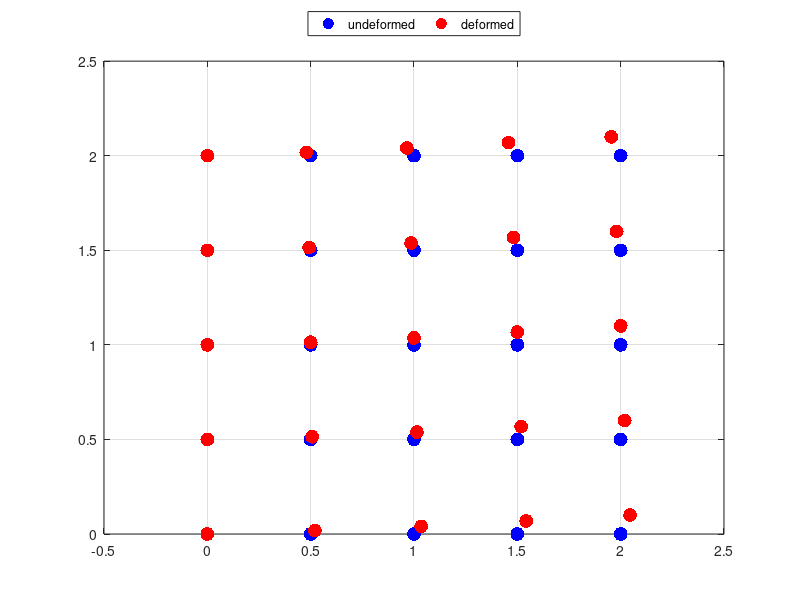

MATLAB code to generate this figure:
clc, clear, close all; 

%% NAMES OF GROUP MEMBERS
% Name 1 - Piper Morris
% Name 2 - Jay Matter

%% ABOUT
% 2D Static Solid Mechanics FEA Code

% Q4 Isoparametric Elements
%   - quadrilateral elements
%   - linear interpolation functions
%   - linear shape functions
%   - quadratic gauss quadrature

%% INPUTS

% SECTION 1:
Lx = 2; % length of geometry in the x-direction [m]
Ly = 2; % length of geometry in the y-direction [m]
Nx = 4; % number of elements in the x-direction
Ny = 4; % number of elements in the y-direction

% SECTION 2:
E_mp = 1E9; % Young's modulus (material property) [Pa]
v_mp = 0.3; % Poisson's ratio (material property)
h_ps = 0.01; % 2D plate height/thickness [m]

% SECTION 3:
DispDir = 'y'; % direction of displacement given by 'x' or 'y'
DispVal = 0.1; % value of displacement [m]

%% OUTPUTS

% K_e - 8x8 element stiffness matrices
% K_G - global (unmodified) stiffness matrix

%% SECTION 1 - Define the elements and nodes

% Calculate the number of nodes in each direction:

nx = Nx+1; %Number of nodes in the x-direction
ny = Ny+1;%Number of nodes in the y-direction

% Calculate the total number of elements and total number of nodes:

m = Nx*Ny; %Total number of elements
n = nx*ny;%Total number of nodes

% Generate the node number matrix:

node_post = reshape( 1:n, ny, nx);

% Define the global x and y coordinates for the nodes (in their undeformed configuration):

A = [0:1:Ny]; %Initialize vectors based on number of elements
B = [0:1:Nx];

for i = 1:nx; %Populate matrices with x and y values of the nodes
    for j = 1:ny;
        x0(j,:) = B;
        y0(:,i) = A;
    end
end

x = (Lx/Nx)*x0; %Scale coordinate values based on inputs
y = (Ly/Ny)*y0;

% Generate element information - **[el_connect, el_x, el_y]**:

row1 = 1; %Initialize values for loops below
row2 = 2;
column1 = 1;
column2 = 2;
i = 0;
%Create output matrices with rows representing values from each element in
%proper order: node_post -> el_connect , x -> el_x , y -> el_y
for j = 1:m
    el_connect(j,1:4) = reshape(node_post(row1:row2,column1:column2)',[1,4]);
    el_x(j,1:4) = reshape(x(row1:row2,column1:column2)',[1,4]);
    el_y(j,1:4) = reshape(y(row1:row2,column1:column2)',[1,4]);
    row1 = row1 + 1;
    row2 = row2 + 1;
    i = i +1;
    if (i==Ny)
        column1 = column1 + 1;
        column2 = column2 + 1;
        row1 = 1;
        row2 = 2;
        i = 0;
    end
end

%% SECTION 2 - Calculate the element and assemble global stiffness matrices

% Calculate the properties c11, c12, c22, and c66 for a PLANE
% STRESS ISOTROPIC material

matrix = (E_mp / (1-(v_mp^2))) * [1 v_mp 0;
    v_mp 1 0;
    0 0 (1-v_mp)/2;];
%Use the given values to calculate the weights
C_11 = matrix(1,1);
C_12 = matrix(2,1);
C_21 = matrix(1,2);
C_22 = matrix(2,2);
C_66 = matrix(3,3);

%Initialize each portion of the ke matrix
for j = 1:m
k_11 = zeros(4,4);
k_12 = zeros(4,4);
k_21 = zeros(4,4);
k_22 = zeros(4,4);

for i = 1:4
%Define xi and eta
xi_1 = -1/sqrt(3); eta_1 = 1/sqrt(3);
xi_2 = 1/sqrt(3); eta_2 = 1/sqrt(3);
xi_3 = -1/sqrt(3); eta_3 = -1/sqrt(3);
xi_4 = 1/sqrt(3); eta_4 = -1/sqrt(3);

%Assemble xi and eta values in vectors
xi = [xi_1 xi_2 xi_3 xi_4];
eta = [eta_1 eta_2 eta_3 eta_4];

% Define the derivatives of the interpolation/shape functions
dN_dxi_1 = (1/4)*(-1 + eta(i)); dN_deta_1 = (1/4)*(-1 + xi(i));
dN_dxi_2 = (1/4)*(1 -eta(i));  dN_deta_2 = (1/4)*(-1 - xi(i));
dN_dxi_3 = (1/4)*(-1 -eta(i));  dN_deta_3 = (1/4)*(1 -xi(i));
dN_dxi_4 = (1/4)*(1 + eta(i)); dN_deta_4 = (1/4)*(1 + xi(i));

%Assemble the derivatives in vectors
dN_dxi = [dN_dxi_1;  dN_dxi_2; dN_dxi_3; dN_dxi_4;];
dN_deta = [dN_deta_1; dN_deta_2; dN_deta_3; dN_deta_4;];

%Extract x and y values from Section 1
x1 = el_x(i,1:4)';
x2 = el_y(i,1:4)';

%Define the components of the Jacobian
    J_11 = dN_dxi'  * x1;
    J_12 = dN_deta' * x1;
    J_21 = dN_dxi'  * x2;
    J_22 = dN_deta' * x2;

%Assemble above values into a 2 x 2 matrix
    J = [J_11 J_12;
       J_21 J_22;];

%Compute the inverse of the Jacobian
    J_inv = inv([J]);

%Define the terms of the approximation function for each ke matrix
    term_one = (dN_dxi * J_inv(1,1)) + (dN_deta * J_inv(1,2));
    term_two = (dN_dxi' * J_inv(1,1)) + (dN_deta' * J_inv(1,2));

    term_three = (dN_dxi * J_inv(2,1)) + (dN_deta * J_inv(2,2));
    term_four = (dN_dxi' * J_inv(2,1)) + (dN_deta' * J_inv(2,2));

%Compute each component of the ke matrix
New_k_11 = h_ps * det([J]) *( ( C_11 * term_one * term_two) + (C_66 * term_three * term_four) );
k_11 = k_11 + New_k_11;

New_k_12 = h_ps * det([J]) *( ( C_12 * term_one * term_four) + (C_66 * term_three * term_two) );
k_12 = k_12 + New_k_12;

New_k_21 = h_ps * det([J]) *( ( C_21 * term_three * term_two) + (C_66 * term_one * term_four) );
k_21 = k_21 + New_k_21;

New_k_22 = h_ps * det([J]) *( ( C_22 * term_three * term_four) + (C_66 * term_one * term_two) );
k_22 = k_22 + New_k_22;

%Assemble the ke matrix
ke = [k_11 k_12;
    k_21 k_22;];
        
end 

end

%Initialize the global stiffness matrix
k_G = zeros(n*2,n*2);

%Create a vector that defines the indices of k_G
New_el_connect = el_connect + n;
New_new_el_connect = [el_connect New_el_connect];

%Extract the values of the ke to populate the k_G
for h = 1:m
index = New_new_el_connect(h,:);
New_KG = zeros(n*2,n*2);

for k = 1:8 

matrix = ke(k,:);
New_KG(index(k),index) = matrix;

end 

k_G = k_G + New_KG;

end

%% SECTION 3 - Calculate the displacements and forces at each of the nodes

% Modify Global Stiffness Matrix [K_Gmod] Based on Fixed Boundary Conditions

k_Gmod = k_G;
%creat a matrix for the y components of each node to use in U
new_nodes = node_post + n ;


nodes = node_post(:,1); % The nodes corresponding to the x disp of the left side in global matrix
nodes_2 = new_nodes(:,1); % The nodes corresponding to the y disp of the left side in global matrix 

% create a vector with the node values of the leftmost column 
index_2 = [nodes; nodes_2;]';

% Modify Global Stiffness Matrix Based on Displaced Boundary Conditions
for i = 1:ny*2

k_Gmod(index_2(i),:) = 0;
k_Gmod(index_2(i),index_2(i)) = 1;

end

%Initialize the modified Force vector
F_mod = zeros(n*2,1);

%Extract last column of node location matrices
x_nodes = node_post(:,nx)';  
y_nodes = new_nodes(:,nx)';

for l = 1:ny % number of nodes in the x 
% Displace the right side in either the x or the y
if DispDir ==  'x'
    
      k_Gmod(x_nodes(l),:) = 0;
      k_Gmod(x_nodes(l),x_nodes(l)) = 1;

      F_mod(x_nodes,1) = DispVal;

elseif DispDir == 'y'
        
       k_Gmod(y_nodes(l),:) = 0;
       k_Gmod(y_nodes(l),y_nodes(l)) = 1;

       F_mod(y_nodes,1) = DispVal

end 

end

%Display the modified global stiffness matrix
k_Gmod

% Calculate the displacement at each of the nodes using the equation: U = K_Gmod\F_mod
U = k_Gmod\F_mod

% Calculate the force at each of the nodes using the equation: F = K_G*U
F = k_G*U

% Generate a plot of the undeformed and deformed configurations
x2 = x(:);
y2 = y(:);
undef = [x2;y2];
plot(x2,y2,'.','markersize',30,'color','b')
hold on
grid on
def = undef + U;
x3 = def(1:n);
y3 = def(n+1:2*n);
plot(x3,y3,'.','markersize',30,'color','r')
legend('undeformed','deformed','location','northoutside','orientation','horizontal');
